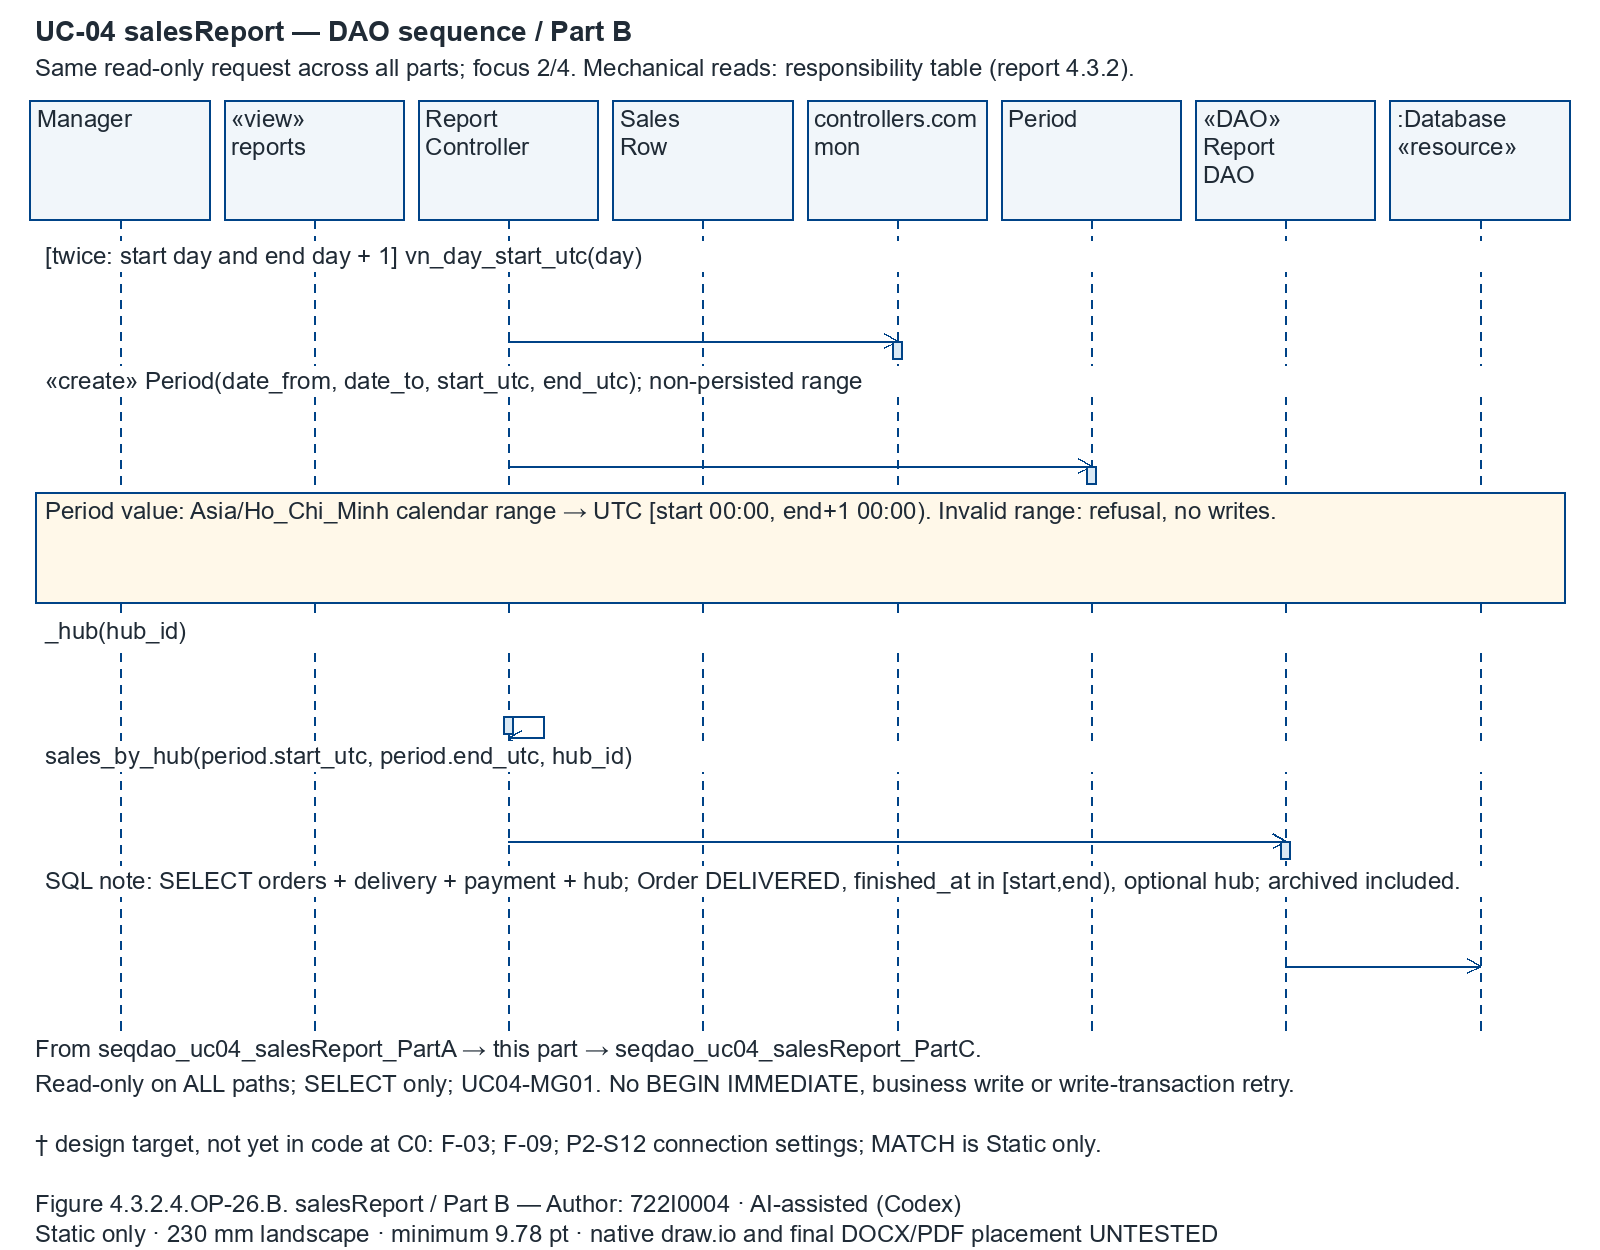

Write Python code to recreate this figure.
"""P3-F document renderer; no application imports or execution.
Author: 722I0004 · AI-assisted (Codex).
Balanced-diagrams: fixed 1.28 landscape plate, bounded columns and row bands.
The per-figure copy is standalone and consumes its adjacent JSON.
"""
from pathlib import Path
import sys,json,re,math,hashlib,xml.etree.ElementTree as ET
from html import escape
from PIL import Image,ImageDraw,ImageFont
sys.dont_write_bytecode=True
W,H,FS=1600,1250,24
BLUE,INK='#004387','#202B36'
def font(n=FS,b=False):return ImageFont.truetype('C:/Windows/Fonts/'+('arialbd.ttf' if b else 'arial.ttf'),n)
def wrap(text,width,n=FS,b=False):
 out=[]
 for line in str(text).split('\n'):
  cur=''
  for word in line.split():
   pieces=[]
   while font(n,b).getlength(word)>width:
    k=len(word)-1
    while font(n,b).getlength(word[:k])>width:k-=1
    pieces.append(word[:k]);word=word[k:]
   for w in pieces+[word]:
    if cur and font(n,b).getlength(cur+' '+w)>width:out.append(cur);cur=w
    else:cur=(cur+' '+w).strip()
  out.append(cur)
 return out
def refresh(d,p):
 modelpath=p.parents[1]/'shared/design_model.json';m=json.loads(modelpath.read_text(encoding='utf-8'));classes=m['classes']
 for e in d['phase3']['elements']:
  for method,signature in e.get('method_signatures',{}).items():
   current=next(x for x in classes[e['class']]['methods'] if x['name']==method)
   if signature!=current['signature']:raise ValueError('Reviewed signature changed; explicit lane/alias review required: '+e['class']+'.'+method)
 for msg in d['phase3']['messages']:
  if msg['kind']!='call':continue
  lf=next(x for x in d['phase3']['lifelines'] if x['id']==msg['to']);method=next(x for x in classes[lf['class']]['methods'] if x['name']==msg['method'])
  msg['label']=msg['base_label'].replace('{dagger}','†' if method['status'] in ('P4-TARGET','GAP') else '')
  msg['status']=method['status'];msg['receiver_signature']=method['signature'];msg['P4_input']=method.get('P4_input','')
 # Signature equality never clears behavior targets. Operation and all methods
 # must be explicitly reviewed MATCH before target prose can lose its dagger.
 row=next(x for x in m['operation_rows'] if x['UC']==d['UC'] and x['operation']==d['phase3']['operation'])
 selected=[]
 for e in d['phase3']['elements']:
  selected.extend(x for x in classes[e['class']]['methods'] if x['name'] in e.get('methods',[]))
  selected.extend(x for x in classes[e['class']]['attributes'] if x['name'] in e.get('attributes',[]))
 if row['status']=='MATCH' and all(x.get('status','MATCH')=='MATCH' for x in d['phase3']['messages']+selected):
  d['target_note']='Reviewed MATCH in the sole model; static correspondence only. P2-S12 connection runtime qualification remains separate.'
  d['transaction_summary']=d['transaction_summary'].replace('†','')
  for msg in d['phase3']['messages']:msg['label']=msg['label'].replace('†','');msg['guard']=msg['guard'].replace('†','')
  d['target_cleared_by_reviewed_MATCH']=True
 d['shared_model_sha256']=hashlib.sha256(modelpath.read_bytes()).hexdigest()
 return d
class Canvas:
 def __init__(self,d):
  self.d=d;self.im=Image.new('RGB',(W,H),'white');self.dr=ImageDraw.Draw(self.im);self.s=[f'<svg xmlns="http://www.w3.org/2000/svg" width="{W}" height="{H}" viewBox="0 0 {W} {H}"><rect width="100%" height="100%" fill="white"/>'];self.mx=ET.Element('mxfile',host='SaigonBite P3-F',type='device');dg=ET.SubElement(self.mx,'diagram',id=d['stem'],name=d['title']);mo=ET.SubElement(dg,'mxGraphModel',page='1',pageWidth=str(W),pageHeight=str(H));self.root=ET.SubElement(mo,'root');ET.SubElement(self.root,'mxCell',id='0');ET.SubElement(self.root,'mxCell',id='1',parent='0');self.i=0;self.bounds=[];self.edges=[]
 def cell(self,id,x,y,w,h,label='',style=''):
  c=ET.SubElement(self.root,'mxCell',id=id,vertex='1',parent='1',value=label,style=style);ET.SubElement(c,'mxGeometry',x=str(x),y=str(y),width=str(w),height=str(h),attrib={'as':'geometry'});return c
 def text(self,x,y,t,w,n=FS,b=False,bg=False,id=None):
  lines=wrap(t,w,n,b);lh=n*1.16;h=len(lines)*lh
  assert x>=0 and y>=0 and x+w<=W+1 and y+h<=H+1,(self.d['stem'],t,x,y,w,h)
  if bg:
   self.dr.rectangle((x-3,y-1,x+w+3,y+h+2),fill='white');self.s.append(f'<rect x="{x-3}" y="{y-1}" width="{w+6}" height="{h+3}" fill="white"/>')
  for i,line in enumerate(lines):
   self.dr.text((x,y+i*lh),line,font=font(n,b),fill=INK)
   self.s.append(f'<text x="{x}" y="{y+i*lh+n*.93}" font-family="Arial" font-size="{n}" font-weight="{"bold" if b else "normal"}" fill="{INK}">{escape(line)}</text>')
  self.cell(id or 'txt'+str(self.i),x,y,w,h,'\n'.join(lines),f'text;html=0;whiteSpace=wrap;align=left;verticalAlign=top;strokeColor=none;fillColor=none;fontFamily=Arial;fontSize={n};fontStyle={1 if b else 0};');self.i+=1;self.bounds.append([x,y,w,h]);return h
 def rect(self,x,y,w,h,fill='white',id=None):
  self.dr.rectangle((x,y,x+w,y+h),outline=BLUE,fill=fill,width=2);self.s.append(f'<rect x="{x}" y="{y}" width="{w}" height="{h}" stroke="{BLUE}" fill="{fill}" stroke-width="2"/>');self.cell(id or 'box'+str(self.i),x,y,w,h,'',f'fillColor={fill};strokeColor={BLUE};');self.i+=1
 def line(self,pts,dash=False,arrow=False,source=None,target=None,eid=None):
  for a,b in zip(pts,pts[1:]):
   if dash:
    count=max(1,int(math.dist(a,b)/8))
    for k in range(0,count,2):self.dr.line([(a[0]+(b[0]-a[0])*q/count,a[1]+(b[1]-a[1])*q/count) for q in (k,min(k+1,count))],fill=BLUE,width=2)
   else:self.dr.line([a,b],fill=BLUE,width=2)
  self.s.append('<polyline points="'+' '.join(f'{x},{y}' for x,y in pts)+f'" fill="none" stroke="{BLUE}" stroke-width="2"'+(' stroke-dasharray="7 7"' if dash else '')+'/>')
  if arrow:
   a,b=pts[-2:];angle=math.atan2(b[1]-a[1],b[0]-a[0]);p=[(b[0]-14*math.cos(angle-.45),b[1]-14*math.sin(angle-.45)),b,(b[0]-14*math.cos(angle+.45),b[1]-14*math.sin(angle+.45))];self.dr.line(p,fill=BLUE,width=2);self.s.append('<polyline points="'+' '.join(f'{x},{y}' for x,y in p)+f'" fill="none" stroke="{BLUE}" stroke-width="2"/>')
  if source:
   id=eid or 'edge'+str(self.i);c=ET.SubElement(self.root,'mxCell',id=id,edge='1',parent='1',source=source,target=target,style='edgeStyle=none;endArrow=open;strokeColor='+BLUE+';'+('dashed=1;' if dash else '')+'exitX=0.5;entryX=0.5;exitPerimeter=0;entryPerimeter=0;');g=ET.SubElement(c,'mxGeometry',relative='1',attrib={'as':'geometry'});a=ET.SubElement(g,'Array',attrib={'as':'points'})
   for x,y in pts[1:-1]:ET.SubElement(a,'mxPoint',x=str(x),y=str(y))
   self.edges.append({'id':id,'source':source,'target':target,'points':pts});self.i+=1
 def finish(self,p):
  self.s.append('</svg>');p.with_suffix('.svg').write_text('\n'.join(self.s),encoding='utf-8');self.im.save(p.with_suffix('.png'));ET.indent(self.mx);ET.ElementTree(self.mx).write(p.with_suffix('.drawio'),encoding='utf-8',xml_declaration=True)
  self.d['render_receipt']={'canvas':[W,H],'minimum_font_px':FS,'placed_width_mm':230,'minimum_pt':FS*230*72/(W*25.4),'native_font_matches_svg':True,'label_bounds':self.bounds,'edges':self.edges,'author_native_cell':True};p.with_suffix('.json').write_text(json.dumps(self.d,ensure_ascii=False,indent=2)+'\n',encoding='utf-8')
def render(d,p):
 c=Canvas(d);c.text(35,15,d['title'],1530,28,True);c.text(35,54,d['scope'],1530)
 lfs=d['phase3']['lifelines'];xs={l['id']:120+i*1360/max(1,len(lfs)-1) for i,l in enumerate(lfs)};bw=min(224,1360/max(1,len(lfs)-1)-14)
 for l in lfs:
  x=xs[l['id']];c.rect(x-bw/2,100,bw,120,'#F1F6FA',l['id']);label=l.get('label',l['class']);label=re.sub(r'(?<=[a-z])(?=[A-Z])','\n',label);c.text(x-bw/2+7,105,label,bw-14);c.line([(x,220),(x,1030)],True)
 for i,msg in enumerate(d['phase3']['messages']):
  y=242+i*125;msg['y']=y+99;label=msg['label'];kind=msg['kind']
  if msg.get('guard'):label='['+msg['guard']+'] '+label
  if kind=='note' and not msg.get('draw_arrow'):
   c.rect(35,y,1530,111,'#FFF8E9')
   if msg.get('fragment'):
    c.rect(35,y,66,32,'#F1F6FA');c.text(42,y,'alt',56);c.text(110,y+5,label,1440)
   else:c.text(45,y+5,label,1510)
   continue
  # Each semantic message occupies a band: a full-width label above the arrow.
  # Long SSD parameters therefore stay readable without shrinking or collisions.
  c.text(45,y,label,1510,bg=True)
  a,b=xs[msg['from']],xs[msg['to']];yy=y+99
  # Zero-width anchors lie exactly on actual lifelines, at the actual endpoint.
  # Native edge attachment and rendered polylines share the same coordinates.
  src=f'm{i}s';dst=f'm{i}t';c.cell(src,a,yy,0,0,'','opacity=0;');c.cell(dst,b,yy+(22 if a==b else 0),0,0,'','opacity=0;')
  pts=[(a,yy),(a+35,yy),(a+35,yy+22),(a,yy+22)] if a==b else [(a,yy),(b,yy)]
  c.line(pts,kind=='return',True,src,dst,'message'+str(i));msg['edge_id']='message'+str(i)
  if kind in ('call','create'):c.rect(b-5,yy,10,18,'#DAE9F5')
 c.text(35,1035,d['continuation'],1530)
 c.text(35,1070,d['transaction_summary'],1530)
 c.text(35,1130,d['target_note'],1530)
 c.text(35,1190,'Figure '+d['figure']+'. '+d['phase3']['operation']+' / '+d['part']+' — Author: 722I0004 · AI-assisted (Codex)',1530)
 c.text(35,1220,'Static only · 230 mm landscape · minimum 9.78 pt · native draw.io and final DOCX/PDF placement UNTESTED',1530)
 c.finish(p)
if __name__=='__main__':
 p=Path(sys.argv[1]) if len(sys.argv)>1 else Path(__file__).with_suffix('.json');d=refresh(json.loads(p.read_text(encoding='utf-8-sig')),p);render(d,p.with_suffix(''))
